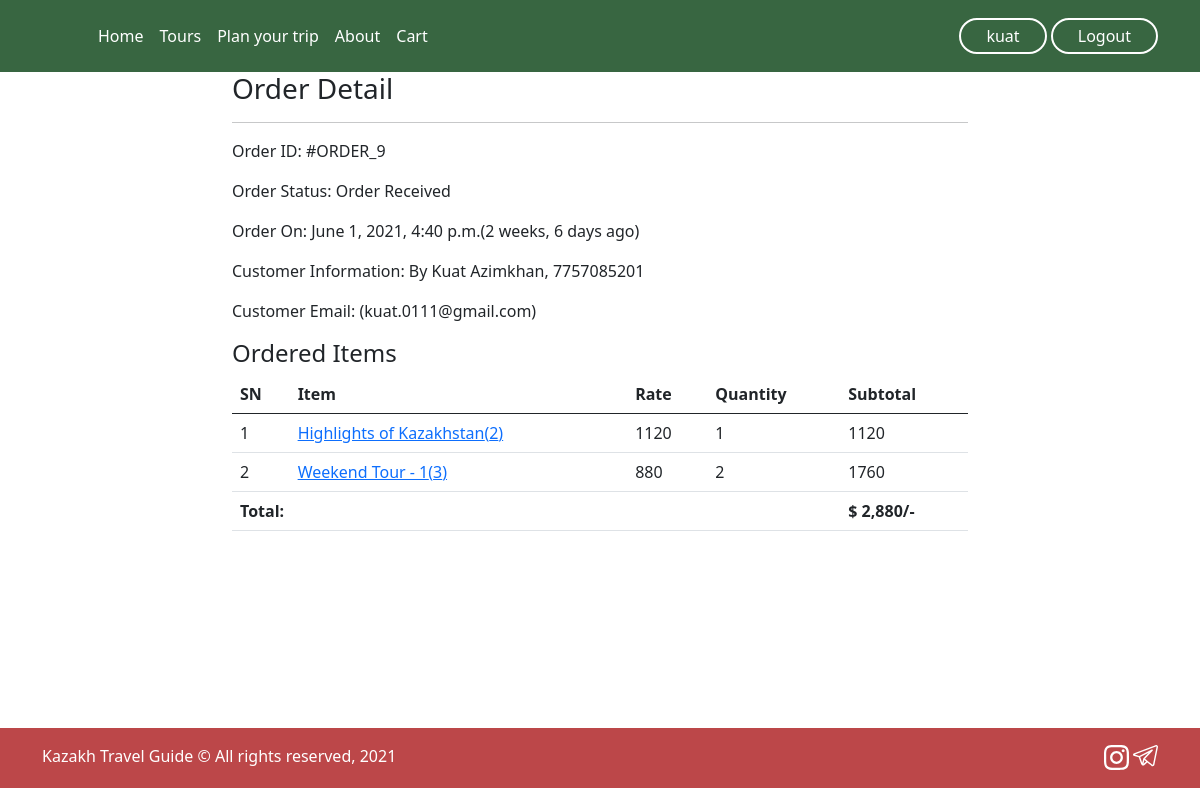
The app's page /profile/order-9/ (signed in) with its own data.
### main/models.py (models this page shows, shortened)
class Order(models.Model):
    cart = models.OneToOneField(TourCart, on_delete=models.CASCADE)
    ordered_by = models.CharField(max_length=200)
    mobile = models.CharField(max_length=10)
    email = models.EmailField(null=True, blank=True)
    subtotal = models.PositiveIntegerField()
    total = models.PositiveIntegerField()
    order_status = models.CharField(max_length=50, choices=ORDER_STATUS)
    created_at = models.DateTimeField(auto_now_add=True)
    payment_method = models.CharField(
        max_length=20, default="Cash On Delivery")

class TourCartProduct(models.Model):
    cart = models.ForeignKey(TourCart, on_delete=models.CASCADE)
    product = models.ForeignKey(KazTour, on_delete=models.CASCADE)
    rate = models.PositiveIntegerField()
    quantity = models.PositiveIntegerField()
    subtotal = models.PositiveIntegerField()

class KazTour(models.Model):
    title = models.CharField(max_length=200)
    slug = models.SlugField(unique=True)
    category = models.ForeignKey(Category, on_delete=models.CASCADE)
    category_slug = models.TextField()
    image = models.TextField()
    price = models.PositiveIntegerField()
    duration = models.TextField('Duration of the tour')
    price_include = models.TextField('Prices include')
    description = models.TextField()
    view_count = models.PositiveIntegerField(default=0)

### main/views.py (the view)
# urls.py: path("profile/order-<int:pk>/", CustomerOrderDetailView.as_view(), name="customerorderdetail"),
class CustomerOrderDetailView(CheckUser, DetailView):
    template_name = "main/customerorderdetail.html"
    model = Order
    context_object_name = "ord_obj"
    def dispatch(self, request, *args, **kwargs):
        if request.user.is_authenticated:
            order_id = self.kwargs["pk"]
            order = Order.objects.get(id=order_id)
            if request.user != order.cart.customer:
                return redirect("customerprofile")
        else:
            return redirect("/login/?next=/profile/")
        return super().dispatch(request, *args, **kwargs)

### main/views.py (called while the page is built)
    def dispatch(self, request, *args, **kwargs):
        cart_id = request.session.get("cart_id")
        if cart_id:
            cart_obj = TourCart.objects.get(id=cart_id)
            if request.user.is_authenticated and request.user:
                cart_obj.customer = request.user
                cart_obj.save()
        return super().dispatch(request, *args, **kwargs)

### main/templates/main/customerorderdetail.html (shortened to what this page needs)
{% extends 'main/base.html' %}
{% load static  %}
{% load humanize %}
{% block content %}
<div class="container" style="height: 82vh">
    <div class="row">
        <div class="col-md-8 mx-auto">
            <h3>Order Detail</h3><hr>
            <p><span class="font-weight-bold">Order ID: </span> #ORDER_{{ord_obj.id}}</p>
            <p><span class="font-weight-bold">Order Status: </span> {{ord_obj.order_status}}</p>
            <p><span class="font-weight-bold">Order On: </span> {{ord_obj.created_at}}({{ord_obj.created_at|timesince}} ago)</p>
            <p><span class="font-weight-bold">Customer Information: </span> By {{ord_obj.ordered_by}}, {{ord_obj.mobile}}</p>
            <p><span class="font-weight-bold">Customer Email: </span> ({{ord_obj.email}})</p>
            <h4>Ordered Items</h4>
            <table class="table">
                <thead>
                    <tr>
                        <th>SN</th>
                        <th>Item</th>
                        <th>Rate</th>
                        <th>Quantity</th>
                        <th>Subtotal</th>
                    </tr>
                </thead>
                <tbody>
                    {% for cp in ord_obj.cart.tourcartproduct_set.all %}
                    <tr>
                        <td>{{forloop.counter}}</td>
                        <td><a target="_blank" href="{% url 'tourdetails' cp.product.slug %}">{{cp.product.title}}({{cp.product.id}})</a></td>
                        <td>{{cp.rate}}</td>
                        <td>{{cp.quantity}}</td>
                        <td>{{cp.subtotal}}</td>
                    </tr>
                    {% endfor %}
                    <tr>
                        <th colspan="4" class="text-right">Total: </th>
                        <th>$ {{ord_obj.total|intcomma}}/-</th>
                    </tr>
                </tbody>
            </table>
        </div>
    </div>
</div>
{% endblock %}

### main/templates/main/base.html (shortened to what this page needs)
{% load static %}
<html lang="en">
<head>
    <link rel="stylesheet" href="{% static 'main/css/main4.css' %}">
    <link rel="stylesheet" href="{% static 'main/css/base.css' %}">
    <link rel="stylesheet" href="{% static 'main/css/city.css' %}">
    <link rel="stylesheet" href="https://cdnjs.cloudflare.com/ajax/libs/font-awesome/4.7.0/css/font-awesome.min.css">
    <link href="https://cdn.jsdelivr.net/npm/bootstrap@5.0.0-beta3/dist/css/bootstrap.min.css" rel="stylesheet">
</head>
<body>
    <header class="p-3 text-white hedbg">
        <div class="container">
            <div class="d-flex flex-wrap align-items-center justify-content-center justify-content-lg-start">
                <a href="/" class="d-flex align-items-center mb-2 mb-lg-0 text-white text-decoration-none">
                <svg class="bi me-2" width="40" height="32"><use xlink:href="#bootstrap"></use></svg>
                </a>
      <ul class="nav col-12 col-lg-auto me-lg-auto mb-2 justify-content-center mb-md-0">
        <li><a href="{% url 'index' %}" class="nav-link px-2 text-white">Home</a></li>
        <li><a href="{% url 'tours' %}" class="nav-link px-2 text-white">Tours</a></li>
        <li><a href="{% url 'planyourtrip' %}" class="nav-link px-2 text-white">Plan your trip</a></li>
        <li><a href="{% url 'about' %}" class="nav-link px-2 text-white">About</a></li>
          {% if user.is_authenticated %}
              <li><a href="{% url 'mycart' %}" class="nav-link px-2 text-white">Cart</a></li>
          {% endif %}
      </ul>
      <div class="text-end prof">
          {% if user.is_authenticated %}
            <a href="{% url 'customerprofile' %}" ><button type="button" class="mybtn login">{{request.user.username}}</button></a>
            <a href="{% url 'account_logout' %}" ><button type="button" class="mybtn login">Logout</button></a>
          {% else %}
              <a href="{% url 'account_login' %}" ><button type="button" class="mybtn login">Login</button></a>
              <a href="{% url 'account_signup' %}" ><button type="button" class="mybtn signup">Sign-up</button></a>
          {% endif %}
      </div>
    </div>
  </div>
</header>
    {% block content %}{% endblock %}
<footer class="foot">
  <div class="container">
    <p class="float-end mb-1">
        <img src="{% static 'home/images/icons/instagram.svg' %}" alt="">
        <img src="{% static 'home/images/icons/telegram.svg' %}" alt="">
    </p>
    <p class="mb-1">Kazakh Travel Guide © All rights reserved, 2021</p>
  </div>
</footer>
</body>
</html>

### main/static/main/css/main4.css (style rules this page uses)
body { justify-content: center; align-items: center; font-family: 'Helvetica', sans-serif; overflow-x: hidden; }
img { width: 100%; position: relative; border-radius: 5% 5%; }

### main/static/main/css/base.css (style rules this page uses)
body { background-color: #F2E8CF; }
.hedbg { background-color: #386641; position: relative; z-index: 5; }
.mybtn { background-color: #4CAF50; border: none; color: white; padding: 4px 25px; text-align: center; text-decoration: none; display: inline-block; font-size: 16px; transition-duration: 0.4s; cursor: pointer; }
.login { background-color: #386641; color: #fff; border: 2px solid #fff; border-radius: 25px; }
.foot { padding-top: 16px; background-color: #BC4749; color: #fff; height: 60px; }
.foot img { width: 25px; }

### records on screen
Order: id "9", order_status "Order Received", created_at "June 1, 2021, 4:40 p.m.", created_at "2 weeks, 6 days", ordered_by "Kuat Azimkhan", mobile "7757085201", email "kuat.0111@gmail.com", total "2,880"
TourCartProduct: product "Highlights of Kazakhstan", product.id "2", rate "1120", quantity "1", subtotal "1120"
TourCartProduct: product "Weekend Tour - 1", product.id "3", rate "880", quantity "2", subtotal "1760"

### other values on screen
{{ request.user.username }} "kuat"
